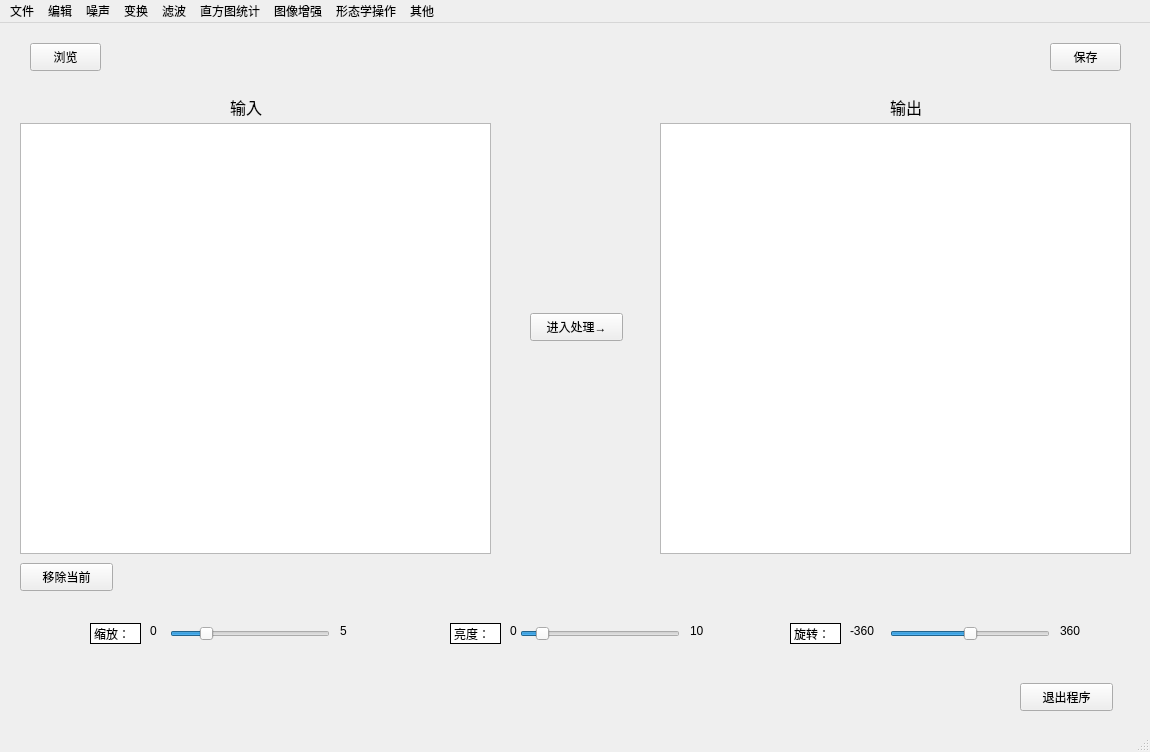
<?xml version="1.0" encoding="UTF-8"?>
<ui version="4.0">
 <class>mainWindow</class>
 <widget class="QMainWindow" name="mainWindow">
  <property name="geometry">
   <rect>
    <x>0</x>
    <y>0</y>
    <width>1150</width>
    <height>752</height>
   </rect>
  </property>
  <property name="windowTitle">
   <string>数字图像处理程序</string>
  </property>
  <property name="layoutDirection">
   <enum>Qt::LeftToRight</enum>
  </property>
  <property name="unifiedTitleAndToolBarOnMac">
   <bool>false</bool>
  </property>
  <widget class="QWidget" name="centralwidget">
   <widget class="QPushButton" name="exitProgram">
    <property name="geometry">
     <rect>
      <x>1020</x>
      <y>660</y>
      <width>93</width>
      <height>28</height>
     </rect>
    </property>
    <property name="sizePolicy">
     <sizepolicy hsizetype="Fixed" vsizetype="Fixed">
      <horstretch>0</horstretch>
      <verstretch>0</verstretch>
     </sizepolicy>
    </property>
    <property name="layoutDirection">
     <enum>Qt::RightToLeft</enum>
    </property>
    <property name="text">
     <string>退出程序</string>
    </property>
    <property name="iconSize">
     <size>
      <width>30</width>
      <height>20</height>
     </size>
    </property>
   </widget>
   <widget class="QPushButton" name="browseButton">
    <property name="geometry">
     <rect>
      <x>30</x>
      <y>20</y>
      <width>71</width>
      <height>28</height>
     </rect>
    </property>
    <property name="text">
     <string>浏览</string>
    </property>
   </widget>
   <widget class="QPushButton" name="saveButton">
    <property name="geometry">
     <rect>
      <x>1050</x>
      <y>20</y>
      <width>71</width>
      <height>28</height>
     </rect>
    </property>
    <property name="text">
     <string>保存</string>
    </property>
   </widget>
   <widget class="QGraphicsView" name="graphicsView">
    <property name="geometry">
     <rect>
      <x>20</x>
      <y>100</y>
      <width>471</width>
      <height>431</height>
     </rect>
    </property>
   </widget>
   <widget class="QPushButton" name="startProgramButton">
    <property name="geometry">
     <rect>
      <x>530</x>
      <y>290</y>
      <width>93</width>
      <height>28</height>
     </rect>
    </property>
    <property name="cursor">
     <cursorShape>ArrowCursor</cursorShape>
    </property>
    <property name="text">
     <string>进入处理→</string>
    </property>
   </widget>
   <widget class="QGraphicsView" name="graphicsView_2">
    <property name="geometry">
     <rect>
      <x>660</x>
      <y>100</y>
      <width>471</width>
      <height>431</height>
     </rect>
    </property>
   </widget>
   <widget class="QLabel" name="label">
    <property name="geometry">
     <rect>
      <x>230</x>
      <y>70</y>
      <width>40</width>
      <height>27</height>
     </rect>
    </property>
    <property name="sizePolicy">
     <sizepolicy hsizetype="Fixed" vsizetype="Preferred">
      <horstretch>0</horstretch>
      <verstretch>0</verstretch>
     </sizepolicy>
    </property>
    <property name="font">
     <font>
      <family>Adobe Devanagari</family>
      <pointsize>12</pointsize>
     </font>
    </property>
    <property name="layoutDirection">
     <enum>Qt::LeftToRight</enum>
    </property>
    <property name="text">
     <string>输入</string>
    </property>
   </widget>
   <widget class="QLabel" name="label_2">
    <property name="geometry">
     <rect>
      <x>890</x>
      <y>70</y>
      <width>40</width>
      <height>27</height>
     </rect>
    </property>
    <property name="sizePolicy">
     <sizepolicy hsizetype="Fixed" vsizetype="Preferred">
      <horstretch>0</horstretch>
      <verstretch>0</verstretch>
     </sizepolicy>
    </property>
    <property name="font">
     <font>
      <family>Adobe Devanagari</family>
      <pointsize>12</pointsize>
     </font>
    </property>
    <property name="layoutDirection">
     <enum>Qt::LeftToRight</enum>
    </property>
    <property name="text">
     <string>输出</string>
    </property>
   </widget>
   <widget class="QLabel" name="label_3">
    <property name="geometry">
     <rect>
      <x>90</x>
      <y>600</y>
      <width>51</width>
      <height>21</height>
     </rect>
    </property>
    <property name="styleSheet">
     <string notr="true">border-width: 1px;
border-style: solid;
border-color: rgb(0, 0, 0);
background-color: rgb(255, 255, 255);</string>
    </property>
    <property name="text">
     <string>缩放：</string>
    </property>
   </widget>
   <widget class="QLabel" name="label_4">
    <property name="geometry">
     <rect>
      <x>450</x>
      <y>600</y>
      <width>51</width>
      <height>21</height>
     </rect>
    </property>
    <property name="styleSheet">
     <string notr="true">border-width: 1px;
border-style: solid;
border-color: rgb(0, 0, 0);
background-color: rgb(255, 255, 255);</string>
    </property>
    <property name="text">
     <string>亮度：</string>
    </property>
   </widget>
   <widget class="QSlider" name="suofang">
    <property name="geometry">
     <rect>
      <x>170</x>
      <y>600</y>
      <width>160</width>
      <height>22</height>
     </rect>
    </property>
    <property name="layoutDirection">
     <enum>Qt::LeftToRight</enum>
    </property>
    <property name="minimum">
     <number>0</number>
    </property>
    <property name="maximum">
     <number>50</number>
    </property>
    <property name="singleStep">
     <number>1</number>
    </property>
    <property name="pageStep">
     <number>1</number>
    </property>
    <property name="value">
     <number>10</number>
    </property>
    <property name="orientation">
     <enum>Qt::Horizontal</enum>
    </property>
   </widget>
   <widget class="QSlider" name="light">
    <property name="geometry">
     <rect>
      <x>520</x>
      <y>600</y>
      <width>160</width>
      <height>22</height>
     </rect>
    </property>
    <property name="minimum">
     <number>0</number>
    </property>
    <property name="maximum">
     <number>100</number>
    </property>
    <property name="pageStep">
     <number>1</number>
    </property>
    <property name="value">
     <number>10</number>
    </property>
    <property name="orientation">
     <enum>Qt::Horizontal</enum>
    </property>
   </widget>
   <widget class="QLabel" name="label_5">
    <property name="geometry">
     <rect>
      <x>150</x>
      <y>600</y>
      <width>21</width>
      <height>16</height>
     </rect>
    </property>
    <property name="text">
     <string>0</string>
    </property>
   </widget>
   <widget class="QLabel" name="label_6">
    <property name="geometry">
     <rect>
      <x>340</x>
      <y>600</y>
      <width>21</width>
      <height>16</height>
     </rect>
    </property>
    <property name="text">
     <string>5</string>
    </property>
   </widget>
   <widget class="QLabel" name="label_7">
    <property name="geometry">
     <rect>
      <x>510</x>
      <y>600</y>
      <width>16</width>
      <height>16</height>
     </rect>
    </property>
    <property name="text">
     <string>0</string>
    </property>
   </widget>
   <widget class="QLabel" name="label_8">
    <property name="geometry">
     <rect>
      <x>690</x>
      <y>600</y>
      <width>21</width>
      <height>16</height>
     </rect>
    </property>
    <property name="text">
     <string>10</string>
    </property>
   </widget>
   <widget class="QLabel" name="label_9">
    <property name="geometry">
     <rect>
      <x>1060</x>
      <y>600</y>
      <width>31</width>
      <height>16</height>
     </rect>
    </property>
    <property name="text">
     <string>360</string>
    </property>
   </widget>
   <widget class="QLabel" name="label_10">
    <property name="geometry">
     <rect>
      <x>850</x>
      <y>600</y>
      <width>31</width>
      <height>16</height>
     </rect>
    </property>
    <property name="text">
     <string>-360</string>
    </property>
   </widget>
   <widget class="QLabel" name="label_11">
    <property name="geometry">
     <rect>
      <x>790</x>
      <y>600</y>
      <width>51</width>
      <height>21</height>
     </rect>
    </property>
    <property name="styleSheet">
     <string notr="true">border-width: 1px;
border-style: solid;
border-color: rgb(0, 0, 0);
background-color: rgb(255, 255, 255);</string>
    </property>
    <property name="text">
     <string>旋转：</string>
    </property>
   </widget>
   <widget class="QSlider" name="xuanzhuan">
    <property name="geometry">
     <rect>
      <x>890</x>
      <y>600</y>
      <width>160</width>
      <height>22</height>
     </rect>
    </property>
    <property name="minimum">
     <number>-360</number>
    </property>
    <property name="maximum">
     <number>360</number>
    </property>
    <property name="singleStep">
     <number>10</number>
    </property>
    <property name="pageStep">
     <number>10</number>
    </property>
    <property name="orientation">
     <enum>Qt::Horizontal</enum>
    </property>
   </widget>
   <widget class="QPushButton" name="removeButton">
    <property name="geometry">
     <rect>
      <x>20</x>
      <y>540</y>
      <width>93</width>
      <height>28</height>
     </rect>
    </property>
    <property name="text">
     <string>移除当前</string>
    </property>
   </widget>
  </widget>
  <widget class="QMenuBar" name="menubar">
   <property name="geometry">
    <rect>
     <x>0</x>
     <y>0</y>
     <width>1150</width>
     <height>26</height>
    </rect>
   </property>
   <widget class="QMenu" name="menu">
    <property name="title">
     <string>文件</string>
    </property>
    <addaction name="action_open"/>
    <addaction name="action_save"/>
    <addaction name="action_exit"/>
   </widget>
   <widget class="QMenu" name="menu_2">
    <property name="title">
     <string>编辑</string>
    </property>
    <addaction name="action_gray"/>
    <addaction name="action_threshold"/>
    <addaction name="action_reducecolor"/>
    <addaction name="action_avgpooling"/>
    <addaction name="action_maxpooling"/>
    <addaction name="action_magnify"/>
   </widget>
   <widget class="QMenu" name="menu_3">
    <property name="title">
     <string>噪声</string>
    </property>
    <addaction name="action_gaussian"/>
    <addaction name="action_spicedsalt"/>
    <addaction name="action_poisson"/>
    <addaction name="action_spot"/>
   </widget>
   <widget class="QMenu" name="menu_4">
    <property name="title">
     <string>变换</string>
    </property>
    <addaction name="action_fourier"/>
    <addaction name="action_disperse"/>
   </widget>
   <widget class="QMenu" name="menu_5">
    <property name="title">
     <string>滤波</string>
    </property>
    <addaction name="action_gaussiansmoothing"/>
    <addaction name="action_midvalue"/>
    <addaction name="action_meanvalue"/>
    <addaction name="action_ruihua"/>
    <addaction name="action_ruihua1"/>
   </widget>
   <widget class="QMenu" name="menu_6">
    <property name="title">
     <string>直方图统计</string>
    </property>
    <addaction name="action_B"/>
    <addaction name="action_G"/>
    <addaction name="action_R"/>
   </widget>
   <widget class="QMenu" name="menu_7">
    <property name="title">
     <string>图像增强</string>
    </property>
    <addaction name="action_HSV"/>
    <addaction name="action_YCbcr"/>
    <addaction name="action_histmean"/>
   </widget>
   <widget class="QMenu" name="menu_8">
    <property name="title">
     <string>形态学操作</string>
    </property>
    <addaction name="action_corrosion"/>
    <addaction name="action_expand"/>
    <addaction name="action_openoperation"/>
    <addaction name="action_closeoperation"/>
    <addaction name="action_hood"/>
    <addaction name="action_black"/>
    <addaction name="action_morphology"/>
   </widget>
   <widget class="QMenu" name="menuf">
    <property name="title">
     <string>其他</string>
    </property>
    <addaction name="action_thresholdsegmentation"/>
    <addaction name="actiont_featureExtract"/>
    <addaction name="action_imgclassfication"/>
   </widget>
   <addaction name="menu"/>
   <addaction name="menu_2"/>
   <addaction name="menu_3"/>
   <addaction name="menu_4"/>
   <addaction name="menu_5"/>
   <addaction name="menu_6"/>
   <addaction name="menu_7"/>
   <addaction name="menu_8"/>
   <addaction name="menuf"/>
  </widget>
  <widget class="QStatusBar" name="statusbar"/>
  <action name="action_gray">
   <property name="text">
    <string>灰度化</string>
   </property>
  </action>
  <action name="action_threshold">
   <property name="text">
    <string>二值化</string>
   </property>
  </action>
  <action name="action_reducecolor">
   <property name="text">
    <string>减色处理</string>
   </property>
  </action>
  <action name="action_gaussian">
   <property name="text">
    <string>高斯噪声</string>
   </property>
  </action>
  <action name="action_spicedsalt">
   <property name="text">
    <string>椒盐噪声</string>
   </property>
  </action>
  <action name="action_poisson">
   <property name="text">
    <string>泊松噪声</string>
   </property>
  </action>
  <action name="action_spot">
   <property name="text">
    <string>斑点噪声</string>
   </property>
  </action>
  <action name="action_avgpooling">
   <property name="text">
    <string>平均池化</string>
   </property>
  </action>
  <action name="action_maxpooling">
   <property name="text">
    <string>最大池化</string>
   </property>
  </action>
  <action name="action_magnify">
   <property name="text">
    <string>缩放</string>
   </property>
  </action>
  <action name="action_shrink">
   <property name="text">
    <string>缩小</string>
   </property>
  </action>
  <action name="action_fourier">
   <property name="text">
    <string>傅里叶变换</string>
   </property>
  </action>
  <action name="action_disperse">
   <property name="text">
    <string>离散余弦变换</string>
   </property>
  </action>
  <action name="action_open">
   <property name="text">
    <string>打开</string>
   </property>
  </action>
  <action name="action_save">
   <property name="text">
    <string>保存</string>
   </property>
  </action>
  <action name="action_exit">
   <property name="text">
    <string>退出</string>
   </property>
  </action>
  <action name="action_corrosion">
   <property name="text">
    <string>腐蚀</string>
   </property>
  </action>
  <action name="action_expand">
   <property name="text">
    <string>膨胀</string>
   </property>
  </action>
  <action name="action_openoperation">
   <property name="text">
    <string>开运算</string>
   </property>
  </action>
  <action name="action_closeoperation">
   <property name="text">
    <string>闭运算</string>
   </property>
  </action>
  <action name="action_hood">
   <property name="text">
    <string>顶帽</string>
   </property>
  </action>
  <action name="action_black">
   <property name="text">
    <string>黑帽</string>
   </property>
  </action>
  <action name="action_B">
   <property name="text">
    <string>B直方图</string>
   </property>
  </action>
  <action name="action_G">
   <property name="text">
    <string>G直方图</string>
   </property>
  </action>
  <action name="action_R">
   <property name="text">
    <string>R直方图</string>
   </property>
  </action>
  <action name="action_gaussiansmoothing">
   <property name="text">
    <string>高斯滤波</string>
   </property>
  </action>
  <action name="action_midvalue">
   <property name="text">
    <string>中值滤波</string>
   </property>
  </action>
  <action name="action_meanvalue">
   <property name="text">
    <string>均值滤波</string>
   </property>
  </action>
  <action name="action_ruihua">
   <property name="text">
    <string>锐化滤波(线性)</string>
   </property>
  </action>
  <action name="action_ruihua1">
   <property name="text">
    <string>锐化滤波(非线性)</string>
   </property>
  </action>
  <action name="action_morphology">
   <property name="text">
    <string>形态学梯度</string>
   </property>
  </action>
  <action name="action_HSV">
   <property name="text">
    <string>HSV图像模型</string>
   </property>
  </action>
  <action name="action_YCbcr">
   <property name="text">
    <string>YCbCr颜色模型</string>
   </property>
  </action>
  <action name="action_thresholdsegmentation">
   <property name="text">
    <string>阈值分割</string>
   </property>
  </action>
  <action name="action_imgclassfication">
   <property name="text">
    <string>图像分类</string>
   </property>
  </action>
  <action name="action_histmean">
   <property name="text">
    <string>直方图均衡</string>
   </property>
  </action>
  <action name="actiont_featureExtract">
   <property name="text">
    <string>特征提取</string>
   </property>
  </action>
 </widget>
 <resources/>
 <connections/>
</ui>
